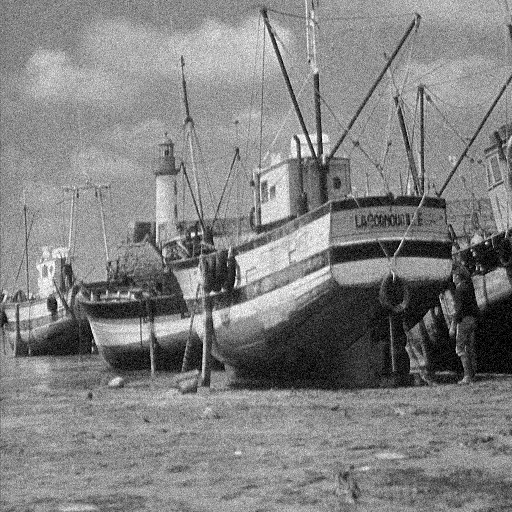
%> input picture homework_digital_signal_processing/9/boat_noisy.png, 512 x 512 px
$ octave hf9.m   (GNU Octave 9; MATLAB toolbox functions it lacks are replaced by stand-ins)
%> lines starting %> are read from the running program, lines starting %| are printed output that depends on the picture
[img]=imread('boat_noisy.png');
%> img is the input picture: size 512x512x3 uint8; min 0, max 255, mean 129.8
img_matrix = double(rgb2gray(img))/256;

new_image = conv2(img_matrix, fspecial('average'));
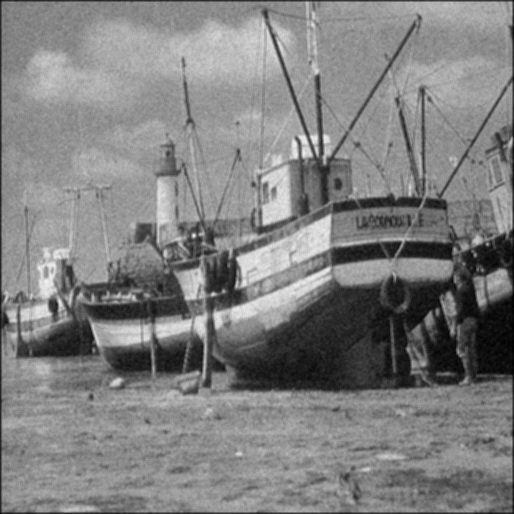
%> new_image: size 514x514 double; min 0, max 0.943, mean 0.503
edge_image = conv2(new_image, fspecial('log'));
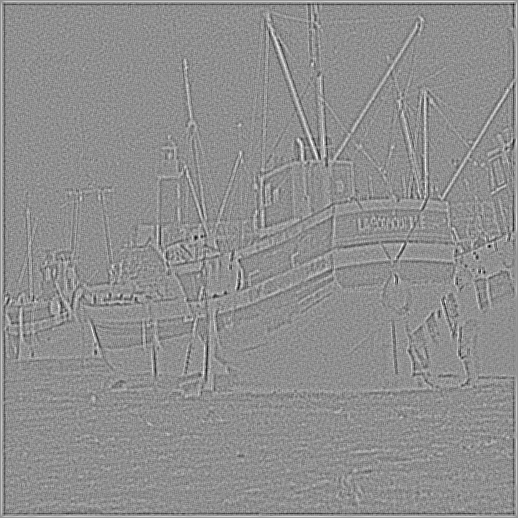
%> edge_image: size 518x518 double; min -0.855, max 0.666, mean -3.94e-16; drawn with min black and max white

figure(1)

subplot(311)
imshow(img_matrix)
subplot(312)
imshow(new_image);
subplot(313)
imshow(edge_image);
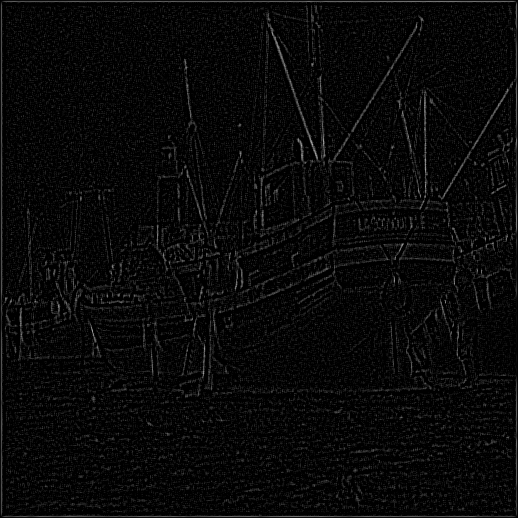
%> displayed picture: size 518x518, on the screen's scale of 0 to 255; min 0, max 170, mean 8.9
